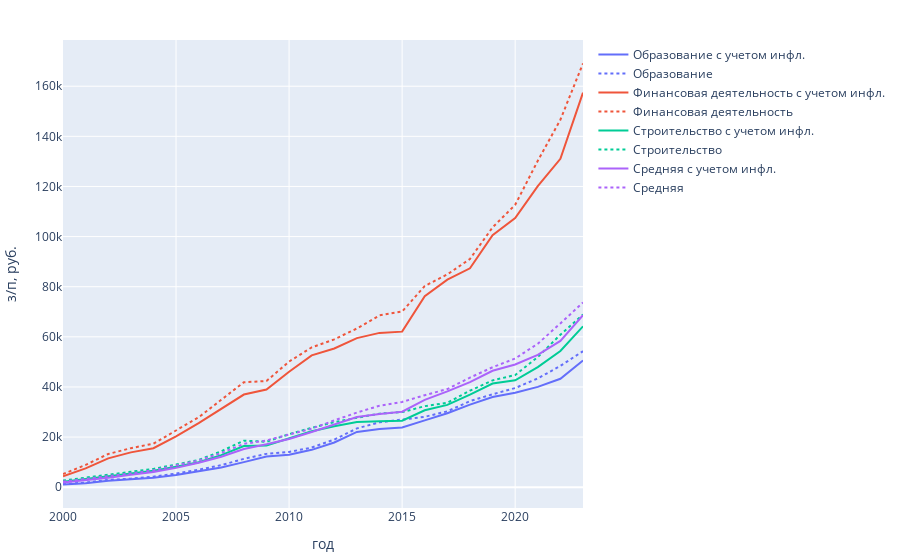

Notebook cell for this chart:
### Markdown cell above
Учитываем инфляцию:

### Code cell
data_real = data.copy()
for year in range(2000, 2023+1):
    data_real[str(year)] /= (1 + infl[year] / 100.0)

color, colors = 0, plotly.colors.qualitative.Plotly
fig = go.Figure()
for name in lines:
    dt = get_line(data, name)
    dt_real = get_line(data_real, name)
    fig.add_trace(go.Scatter(x=dt_real.index, y=dt_real.array, name=name + ' с учетом инфл.', line=dict(color=colors[color])))
    fig.add_trace(go.Scatter(x=dt.index, y=dt.array, name=name, line=dict(dash='dot', color=colors[color])))
    color += 1
fig.update_layout(xaxis_title='год', yaxis_title='з/п, руб.',
                  margin=dict(l=20,r=20,b=10,t=40))
